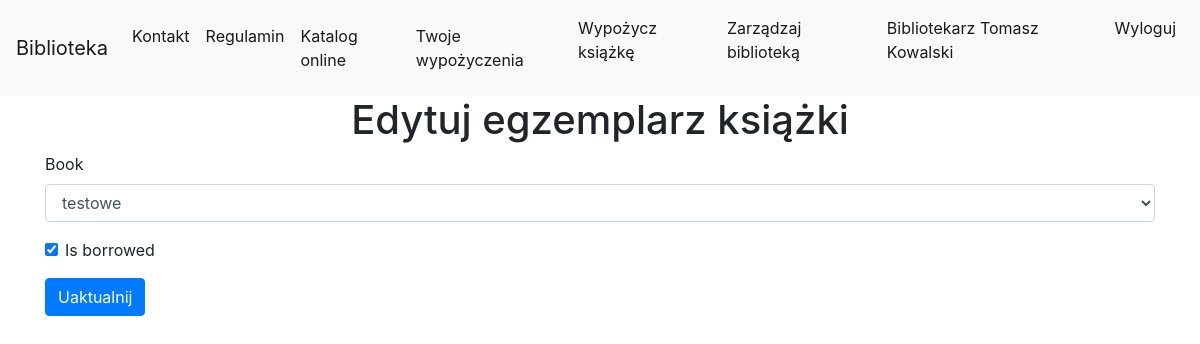
Before: /library/update_bookcopy/19/ (signed in) with the older database file.
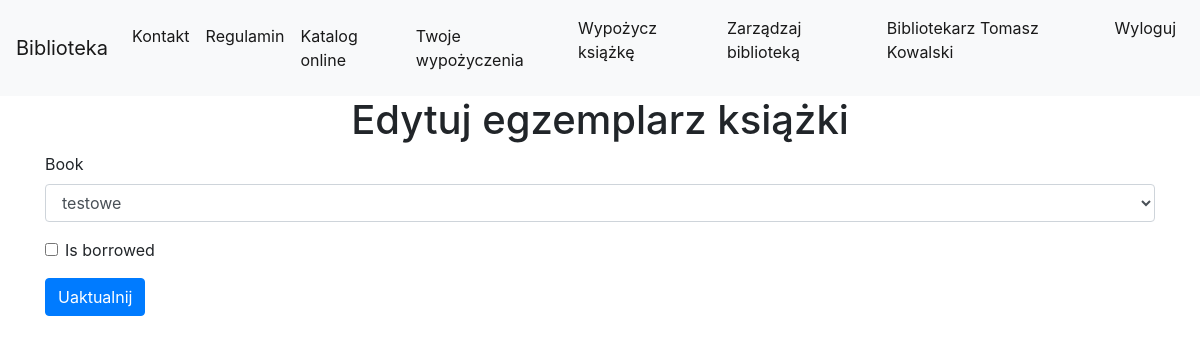
After: the same page with the newer database file.
### library_app/models.py (models this page shows, shortened)
class BookCopy(models.Model):
    book = models.ForeignKey(Book, related_name="bookcopies") #teraz w templatce mozemy z poziomu klasy book odnosic sie do obiektow bookcopy, np {{book.bookcopies.count}} da liczbe kopii ksiazek ktore maja w polu book id danej ksiazki
    is_borrowed = models.BooleanField(default=False)

### library_app/views.py (the view)
# urls.py: url(r'^update_bookcopy/(?P<pk>\d+)/$', views.UpdateBookCopyView.as_view(), name='bookcopy_update'),
class UpdateBookCopyView(LoginRequiredMixin, generic.UpdateView):
    login_url = reverse_lazy('login')
    fields = ('book', 'is_borrowed')
    model = models.BookCopy
    template_name_suffix = '_update_form'  # czyli templatka = book_update_form.html

### library_app/models.py (called while the page is built)
    def __str__(self):
        return self.title

### library_app/templates/library_app/bookcopy_update_form.html (shortened to what this page needs)
{% extends 'base.html' %}
{% load bootstrap4 %}
{% block body_block %}
<div class="container">
    <h1>Edytuj egzemplarz książki</h1>
    <form method="POST" action="{% url 'library_app:bookcopy_update' pk=bookcopy.pk %}" class="bookcopy-form">
        {% bootstrap_form form %}
        <input type="submit" value="Uaktualnij" class="btn btn-primary btn-large">
    </form>
</div>
{% endblock %}

Changed rows visible on the page:
changed BookCopy "testowe": is_borrowed "☑" → "☐"
